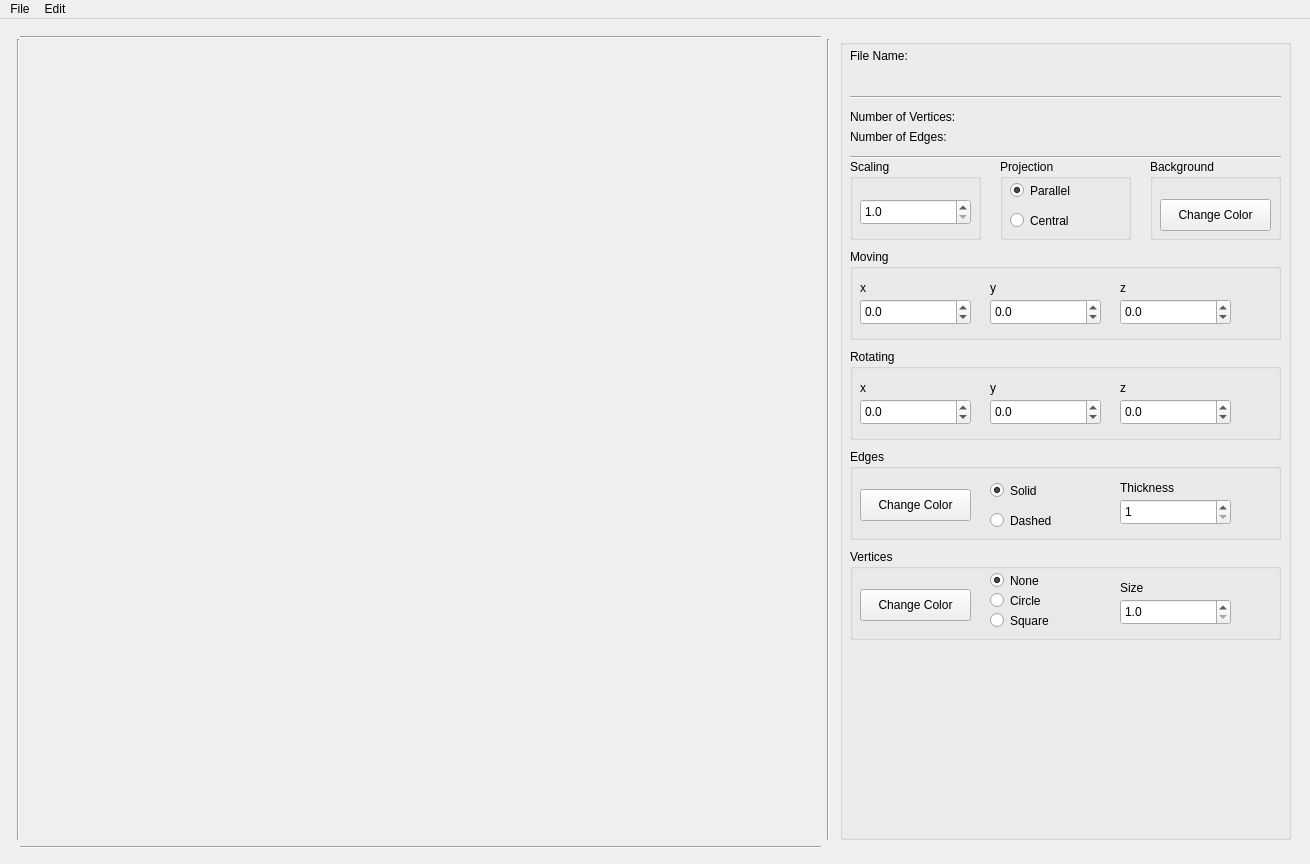
<?xml version="1.0" encoding="UTF-8"?>
<ui version="4.0">
 <class>MainWindow</class>
 <widget class="QMainWindow" name="MainWindow">
  <property name="windowModality">
   <enum>Qt::NonModal</enum>
  </property>
  <property name="geometry">
   <rect>
    <x>0</x>
    <y>0</y>
    <width>1310</width>
    <height>864</height>
   </rect>
  </property>
  <property name="minimumSize">
   <size>
    <width>1310</width>
    <height>864</height>
   </size>
  </property>
  <property name="maximumSize">
   <size>
    <width>1310</width>
    <height>864</height>
   </size>
  </property>
  <property name="windowTitle">
   <string>3DViewer 2.0</string>
  </property>
  <widget class="QWidget" name="centralwidget">
   <widget class="QGroupBox" name="groupBox">
    <property name="enabled">
     <bool>true</bool>
    </property>
    <property name="geometry">
     <rect>
      <x>840</x>
      <y>20</y>
      <width>451</width>
      <height>801</height>
     </rect>
    </property>
    <property name="title">
     <string/>
    </property>
    <widget class="QLabel" name="LFileName">
     <property name="geometry">
      <rect>
       <x>10</x>
       <y>10</y>
       <width>431</width>
       <height>41</height>
      </rect>
     </property>
     <property name="text">
      <string>File Name: </string>
     </property>
     <property name="alignment">
      <set>Qt::AlignLeading|Qt::AlignLeft|Qt::AlignTop</set>
     </property>
     <property name="wordWrap">
      <bool>true</bool>
     </property>
    </widget>
    <widget class="QLabel" name="LNumberV">
     <property name="geometry">
      <rect>
       <x>10</x>
       <y>70</y>
       <width>431</width>
       <height>16</height>
      </rect>
     </property>
     <property name="text">
      <string>Number of Vertices: </string>
     </property>
    </widget>
    <widget class="QLabel" name="LNumberE">
     <property name="geometry">
      <rect>
       <x>10</x>
       <y>90</y>
       <width>431</width>
       <height>16</height>
      </rect>
     </property>
     <property name="text">
      <string>Number of Edges: </string>
     </property>
    </widget>
    <widget class="QGroupBox" name="scalingGB">
     <property name="enabled">
      <bool>true</bool>
     </property>
     <property name="geometry">
      <rect>
       <x>10</x>
       <y>120</y>
       <width>131</width>
       <height>81</height>
      </rect>
     </property>
     <property name="title">
      <string>Scaling</string>
     </property>
     <widget class="QDoubleSpinBox" name="scaleSB">
      <property name="geometry">
       <rect>
        <x>10</x>
        <y>40</y>
        <width>111</width>
        <height>26</height>
       </rect>
      </property>
      <property name="decimals">
       <number>1</number>
      </property>
      <property name="minimum">
       <double>1.000000000000000</double>
      </property>
      <property name="singleStep">
       <double>0.100000000000000</double>
      </property>
     </widget>
    </widget>
    <widget class="QGroupBox" name="movingGB">
     <property name="geometry">
      <rect>
       <x>10</x>
       <y>210</y>
       <width>431</width>
       <height>91</height>
      </rect>
     </property>
     <property name="title">
      <string>Moving</string>
     </property>
     <widget class="QLabel" name="label">
      <property name="geometry">
       <rect>
        <x>10</x>
        <y>30</y>
        <width>67</width>
        <height>17</height>
       </rect>
      </property>
      <property name="text">
       <string>x</string>
      </property>
     </widget>
     <widget class="QDoubleSpinBox" name="moveX">
      <property name="geometry">
       <rect>
        <x>10</x>
        <y>50</y>
        <width>111</width>
        <height>26</height>
       </rect>
      </property>
      <property name="decimals">
       <number>1</number>
      </property>
      <property name="minimum">
       <double>-100.000000000000000</double>
      </property>
      <property name="singleStep">
       <double>0.100000000000000</double>
      </property>
     </widget>
     <widget class="QLabel" name="label_2">
      <property name="geometry">
       <rect>
        <x>140</x>
        <y>30</y>
        <width>67</width>
        <height>17</height>
       </rect>
      </property>
      <property name="text">
       <string>y</string>
      </property>
     </widget>
     <widget class="QDoubleSpinBox" name="moveY">
      <property name="geometry">
       <rect>
        <x>140</x>
        <y>50</y>
        <width>111</width>
        <height>26</height>
       </rect>
      </property>
      <property name="decimals">
       <number>1</number>
      </property>
      <property name="minimum">
       <double>-100.000000000000000</double>
      </property>
      <property name="singleStep">
       <double>0.100000000000000</double>
      </property>
     </widget>
     <widget class="QLabel" name="label_3">
      <property name="geometry">
       <rect>
        <x>270</x>
        <y>30</y>
        <width>67</width>
        <height>17</height>
       </rect>
      </property>
      <property name="text">
       <string>z</string>
      </property>
     </widget>
     <widget class="QDoubleSpinBox" name="moveZ">
      <property name="geometry">
       <rect>
        <x>270</x>
        <y>50</y>
        <width>111</width>
        <height>26</height>
       </rect>
      </property>
      <property name="decimals">
       <number>1</number>
      </property>
      <property name="minimum">
       <double>-100.000000000000000</double>
      </property>
      <property name="singleStep">
       <double>0.100000000000000</double>
      </property>
     </widget>
    </widget>
    <widget class="QGroupBox" name="rotatingGB">
     <property name="geometry">
      <rect>
       <x>10</x>
       <y>310</y>
       <width>431</width>
       <height>91</height>
      </rect>
     </property>
     <property name="title">
      <string>Rotating</string>
     </property>
     <widget class="QLabel" name="label_4">
      <property name="geometry">
       <rect>
        <x>10</x>
        <y>30</y>
        <width>67</width>
        <height>17</height>
       </rect>
      </property>
      <property name="text">
       <string>x</string>
      </property>
     </widget>
     <widget class="QDoubleSpinBox" name="rotateX">
      <property name="geometry">
       <rect>
        <x>10</x>
        <y>50</y>
        <width>111</width>
        <height>26</height>
       </rect>
      </property>
      <property name="decimals">
       <number>1</number>
      </property>
      <property name="minimum">
       <double>-100.000000000000000</double>
      </property>
      <property name="singleStep">
       <double>0.100000000000000</double>
      </property>
     </widget>
     <widget class="QLabel" name="label_5">
      <property name="geometry">
       <rect>
        <x>140</x>
        <y>30</y>
        <width>67</width>
        <height>17</height>
       </rect>
      </property>
      <property name="text">
       <string>y</string>
      </property>
     </widget>
     <widget class="QDoubleSpinBox" name="rotateY">
      <property name="geometry">
       <rect>
        <x>140</x>
        <y>50</y>
        <width>111</width>
        <height>26</height>
       </rect>
      </property>
      <property name="decimals">
       <number>1</number>
      </property>
      <property name="minimum">
       <double>-100.000000000000000</double>
      </property>
      <property name="singleStep">
       <double>0.100000000000000</double>
      </property>
     </widget>
     <widget class="QLabel" name="label_6">
      <property name="geometry">
       <rect>
        <x>270</x>
        <y>30</y>
        <width>67</width>
        <height>17</height>
       </rect>
      </property>
      <property name="text">
       <string>z</string>
      </property>
     </widget>
     <widget class="QDoubleSpinBox" name="rotateZ">
      <property name="geometry">
       <rect>
        <x>270</x>
        <y>50</y>
        <width>111</width>
        <height>26</height>
       </rect>
      </property>
      <property name="decimals">
       <number>1</number>
      </property>
      <property name="minimum">
       <double>-100.000000000000000</double>
      </property>
      <property name="singleStep">
       <double>0.100000000000000</double>
      </property>
     </widget>
    </widget>
    <widget class="QGroupBox" name="projectionGB">
     <property name="geometry">
      <rect>
       <x>160</x>
       <y>120</y>
       <width>131</width>
       <height>81</height>
      </rect>
     </property>
     <property name="title">
      <string>Projection</string>
     </property>
     <widget class="QRadioButton" name="pParallel">
      <property name="geometry">
       <rect>
        <x>10</x>
        <y>20</y>
        <width>112</width>
        <height>23</height>
       </rect>
      </property>
      <property name="text">
       <string>Parallel</string>
      </property>
      <property name="checked">
       <bool>true</bool>
      </property>
     </widget>
     <widget class="QRadioButton" name="pCentral">
      <property name="geometry">
       <rect>
        <x>10</x>
        <y>50</y>
        <width>112</width>
        <height>23</height>
       </rect>
      </property>
      <property name="text">
       <string>Central</string>
      </property>
     </widget>
    </widget>
    <widget class="QGroupBox" name="edgesGB">
     <property name="geometry">
      <rect>
       <x>10</x>
       <y>410</y>
       <width>431</width>
       <height>91</height>
      </rect>
     </property>
     <property name="title">
      <string>Edges</string>
     </property>
     <widget class="QPushButton" name="BBackgroundE">
      <property name="geometry">
       <rect>
        <x>10</x>
        <y>40</y>
        <width>111</width>
        <height>32</height>
       </rect>
      </property>
      <property name="text">
       <string>Change Color</string>
      </property>
     </widget>
     <widget class="QRadioButton" name="eDashed">
      <property name="geometry">
       <rect>
        <x>140</x>
        <y>60</y>
        <width>112</width>
        <height>23</height>
       </rect>
      </property>
      <property name="text">
       <string>Dashed</string>
      </property>
     </widget>
     <widget class="QRadioButton" name="eSolid">
      <property name="geometry">
       <rect>
        <x>140</x>
        <y>30</y>
        <width>112</width>
        <height>23</height>
       </rect>
      </property>
      <property name="text">
       <string>Solid</string>
      </property>
      <property name="checked">
       <bool>true</bool>
      </property>
     </widget>
     <widget class="QLabel" name="label_7">
      <property name="geometry">
       <rect>
        <x>270</x>
        <y>30</y>
        <width>81</width>
        <height>17</height>
       </rect>
      </property>
      <property name="text">
       <string>Thickness</string>
      </property>
     </widget>
     <widget class="QDoubleSpinBox" name="eWidth">
      <property name="geometry">
       <rect>
        <x>270</x>
        <y>50</y>
        <width>111</width>
        <height>26</height>
       </rect>
      </property>
      <property name="decimals">
       <number>0</number>
      </property>
      <property name="minimum">
       <double>1.000000000000000</double>
      </property>
      <property name="singleStep">
       <double>1.000000000000000</double>
      </property>
     </widget>
    </widget>
    <widget class="QGroupBox" name="verticesGB">
     <property name="geometry">
      <rect>
       <x>10</x>
       <y>510</y>
       <width>431</width>
       <height>91</height>
      </rect>
     </property>
     <property name="title">
      <string>Vertices</string>
     </property>
     <widget class="QPushButton" name="BBackgroundV">
      <property name="geometry">
       <rect>
        <x>10</x>
        <y>40</y>
        <width>111</width>
        <height>32</height>
       </rect>
      </property>
      <property name="text">
       <string>Change Color</string>
      </property>
     </widget>
     <widget class="QRadioButton" name="vSquare">
      <property name="geometry">
       <rect>
        <x>140</x>
        <y>60</y>
        <width>112</width>
        <height>23</height>
       </rect>
      </property>
      <property name="text">
       <string>Square</string>
      </property>
     </widget>
     <widget class="QRadioButton" name="vCircle">
      <property name="geometry">
       <rect>
        <x>140</x>
        <y>40</y>
        <width>112</width>
        <height>23</height>
       </rect>
      </property>
      <property name="text">
       <string>Circle</string>
      </property>
     </widget>
     <widget class="QLabel" name="label_8">
      <property name="geometry">
       <rect>
        <x>270</x>
        <y>30</y>
        <width>67</width>
        <height>17</height>
       </rect>
      </property>
      <property name="text">
       <string>Size</string>
      </property>
     </widget>
     <widget class="QDoubleSpinBox" name="vSize">
      <property name="geometry">
       <rect>
        <x>270</x>
        <y>50</y>
        <width>111</width>
        <height>26</height>
       </rect>
      </property>
      <property name="decimals">
       <number>1</number>
      </property>
      <property name="minimum">
       <double>1.000000000000000</double>
      </property>
      <property name="singleStep">
       <double>0.100000000000000</double>
      </property>
     </widget>
     <widget class="QRadioButton" name="vNone">
      <property name="geometry">
       <rect>
        <x>140</x>
        <y>20</y>
        <width>112</width>
        <height>23</height>
       </rect>
      </property>
      <property name="text">
       <string>None</string>
      </property>
      <property name="checked">
       <bool>true</bool>
      </property>
     </widget>
    </widget>
    <widget class="QGroupBox" name="groupBox_8">
     <property name="geometry">
      <rect>
       <x>310</x>
       <y>120</y>
       <width>131</width>
       <height>81</height>
      </rect>
     </property>
     <property name="title">
      <string>Background</string>
     </property>
     <widget class="QPushButton" name="BBackground">
      <property name="geometry">
       <rect>
        <x>10</x>
        <y>40</y>
        <width>111</width>
        <height>32</height>
       </rect>
      </property>
      <property name="text">
       <string>Change Color</string>
      </property>
     </widget>
    </widget>
    <widget class="Line" name="line">
     <property name="geometry">
      <rect>
       <x>10</x>
       <y>50</y>
       <width>431</width>
       <height>16</height>
      </rect>
     </property>
     <property name="orientation">
      <enum>Qt::Horizontal</enum>
     </property>
    </widget>
    <widget class="Line" name="line_2">
     <property name="geometry">
      <rect>
       <x>10</x>
       <y>110</y>
       <width>431</width>
       <height>16</height>
      </rect>
     </property>
     <property name="orientation">
      <enum>Qt::Horizontal</enum>
     </property>
    </widget>
   </widget>
   <widget class="OGLWidget" name="openGLWidget" native="true">
    <property name="geometry">
     <rect>
      <x>20</x>
      <y>20</y>
      <width>801</width>
      <height>801</height>
     </rect>
    </property>
   </widget>
   <widget class="Line" name="line_3">
    <property name="geometry">
     <rect>
      <x>20</x>
      <y>10</y>
      <width>801</width>
      <height>16</height>
     </rect>
    </property>
    <property name="orientation">
     <enum>Qt::Horizontal</enum>
    </property>
   </widget>
   <widget class="Line" name="line_4">
    <property name="geometry">
     <rect>
      <x>20</x>
      <y>820</y>
      <width>801</width>
      <height>16</height>
     </rect>
    </property>
    <property name="orientation">
     <enum>Qt::Horizontal</enum>
    </property>
   </widget>
   <widget class="Line" name="line_5">
    <property name="geometry">
     <rect>
      <x>10</x>
      <y>20</y>
      <width>16</width>
      <height>801</height>
     </rect>
    </property>
    <property name="orientation">
     <enum>Qt::Vertical</enum>
    </property>
   </widget>
   <widget class="Line" name="line_6">
    <property name="geometry">
     <rect>
      <x>820</x>
      <y>20</y>
      <width>16</width>
      <height>801</height>
     </rect>
    </property>
    <property name="orientation">
     <enum>Qt::Vertical</enum>
    </property>
   </widget>
  </widget>
  <widget class="QMenuBar" name="menubar">
   <property name="geometry">
    <rect>
     <x>0</x>
     <y>0</y>
     <width>1310</width>
     <height>24</height>
    </rect>
   </property>
   <widget class="QMenu" name="menuOpen">
    <property name="title">
     <string>File</string>
    </property>
    <addaction name="actionOpen"/>
    <addaction name="separator"/>
    <addaction name="actionSave_as_Picture"/>
    <addaction name="separator"/>
    <addaction name="actionExport_to_GIF"/>
   </widget>
   <widget class="QMenu" name="menuEdit">
    <property name="title">
     <string>Edit</string>
    </property>
    <addaction name="actionUndo"/>
    <addaction name="separator"/>
    <addaction name="actionSave_Settings"/>
    <addaction name="actionLoad_Settings"/>
    <addaction name="actionReset_Settings"/>
    <addaction name="separator"/>
   </widget>
   <addaction name="menuOpen"/>
   <addaction name="menuEdit"/>
  </widget>
  <action name="actionOpen">
   <property name="text">
    <string>Open</string>
   </property>
   <property name="shortcut">
    <string>Ctrl+O</string>
   </property>
  </action>
  <action name="actionSave_as_Picture">
   <property name="text">
    <string>Save as Picture</string>
   </property>
   <property name="shortcut">
    <string>Ctrl+S</string>
   </property>
  </action>
  <action name="actionExport_to_GIF">
   <property name="text">
    <string>Export to GIF</string>
   </property>
   <property name="shortcut">
    <string>Ctrl+E</string>
   </property>
  </action>
  <action name="actionSave_Settings">
   <property name="text">
    <string>Save Settings</string>
   </property>
   <property name="shortcut">
    <string>Meta+Ctrl+S</string>
   </property>
  </action>
  <action name="actionLoad_Settings">
   <property name="text">
    <string>Load Settings</string>
   </property>
   <property name="shortcut">
    <string>Meta+Ctrl+L</string>
   </property>
  </action>
  <action name="actionReset_Settings">
   <property name="text">
    <string>Reset Settings</string>
   </property>
   <property name="shortcut">
    <string>Meta+Ctrl+R</string>
   </property>
  </action>
  <action name="actionUndo">
   <property name="text">
    <string>Undo</string>
   </property>
   <property name="shortcut">
    <string>Ctrl+Z</string>
   </property>
  </action>
 </widget>
 <customwidgets>
  <customwidget>
   <class>OGLWidget</class>
   <extends>QWidget</extends>
   <header location="global">oglwidget.h</header>
   <container>1</container>
  </customwidget>
 </customwidgets>
 <resources/>
 <connections/>
</ui>
